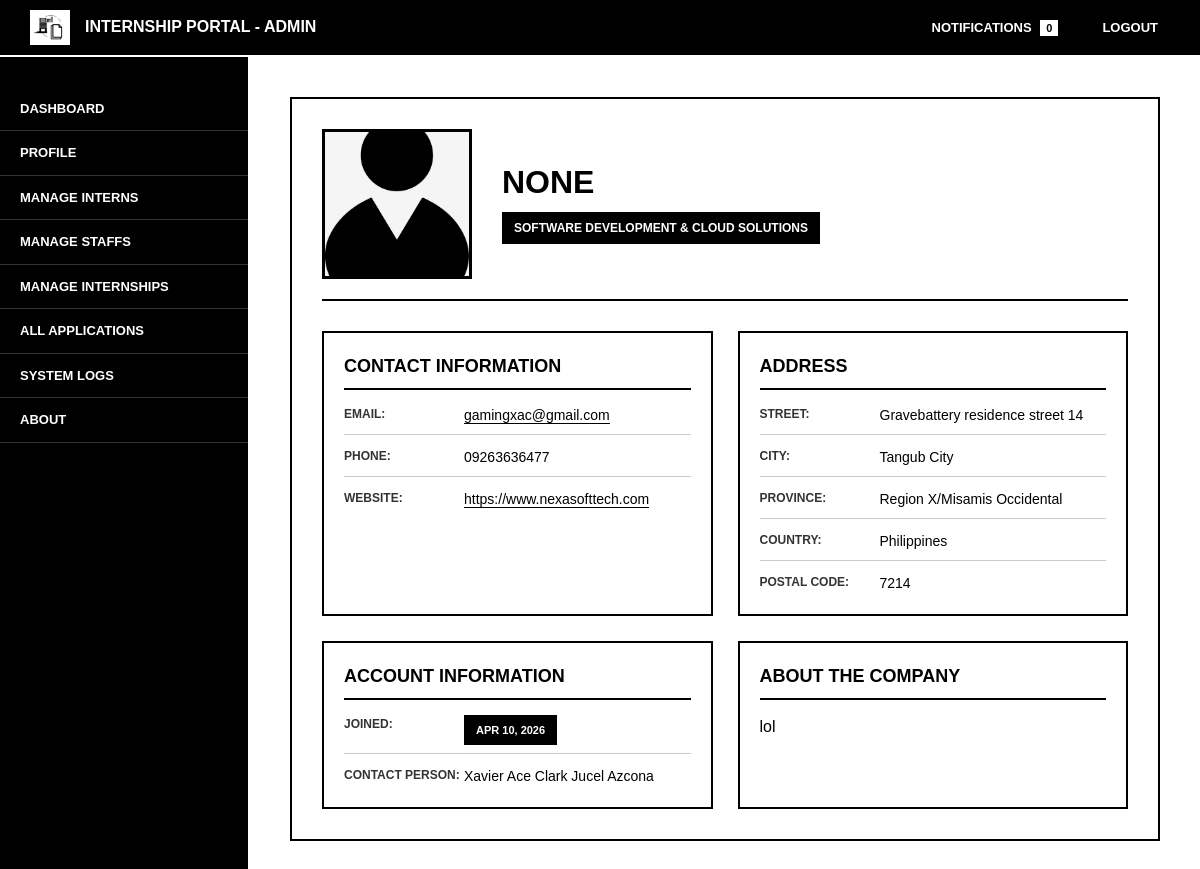
Screenshot of /admin/view_company.php?id=16 (signed in) with the database file from the repository.
### tables this page shows
CREATE TABLE `companies` (
  `company_id` int(11) NOT NULL,
  `company_name` varchar(255) NOT NULL,
  `contact_phone` varchar(50) DEFAULT NULL,
  `industry` varchar(100) DEFAULT NULL,
  `contact_person` varchar(100) DEFAULT NULL,
  `website` varchar(150) DEFAULT NULL,
  `description` text DEFAULT NULL,
  `profile_image` varchar(255) DEFAULT 'default.png',
  `contact_email` varchar(255) DEFAULT NULL,
  `created_at` timestamp NOT NULL DEFAULT current_timestamp(),
  `updated_at` timestamp NOT NULL DEFAULT current_timestamp() ON UPDATE current_timestamp()
);

CREATE TABLE `users` (
  `user_id` int(11) NOT NULL,
  `email` varchar(255) NOT NULL,
  `password_hash` varchar(255) DEFAULT NULL,
  `user_type` enum('admin','staff','intern','superadmin') NOT NULL,
  `verified` tinyint(1) DEFAULT 0,
  `created_at` timestamp NOT NULL DEFAULT current_timestamp(),
  `updated_at` timestamp NOT NULL DEFAULT current_timestamp() ON UPDATE current_timestamp(),
  `first_login` tinyint(1) DEFAULT 1,
  `reset_token` varchar(255) DEFAULT NULL,
  `token_expiry` datetime DEFAULT NULL,
  `status` enum('active','banned','suspended') DEFAULT 'active'
);

CREATE TABLE `addresses` (
  `address_id` int(11) NOT NULL,
  `entity_id` int(11) NOT NULL,
  `entity_type` enum('intern','company') NOT NULL,
  `address_type` enum('primary','mailing','billing') NOT NULL DEFAULT 'primary',
  `address_line` text DEFAULT NULL,
  `city` varchar(100) DEFAULT NULL,
  `province` varchar(100) DEFAULT NULL,
  `postal_code` varchar(20) DEFAULT NULL,
  `country` varchar(50) NOT NULL DEFAULT 'Philippines',
  `is_primary` tinyint(1) NOT NULL DEFAULT 1,
  `created_at` timestamp NOT NULL DEFAULT current_timestamp(),
  `updated_at` timestamp NOT NULL DEFAULT current_timestamp() ON UPDATE current_timestamp()
);

CREATE TABLE `staffs` (
  `staff_id` int(11) NOT NULL,
  `user_id` int(11) NOT NULL,
  `company_id` int(11) NOT NULL,
  `first_name` varchar(100) NOT NULL,
  `last_name` varchar(100) NOT NULL,
  `email` varchar(150) DEFAULT NULL,
  `contact_no` varchar(50) DEFAULT NULL,
  `position` varchar(100) DEFAULT NULL,
  `profile_image` varchar(255) DEFAULT 'default.png',
  `created_at` timestamp NOT NULL DEFAULT current_timestamp()
);

### admin/view_company.php (the view, shortened to what this page needs)
<?php
require_once '../includes/functions.php';
$stmt = $pdo->prepare("SELECT COUNT(*) FROM notifications WHERE user_id = ? AND is_read = 0");
$stmt->execute([$_SESSION['user_id']]);
$unread = $stmt->fetchColumn();
$id = $_GET['id'] ?? 0;
$stmt = $pdo->prepare("
    SELECT c.*, u.email, u.created_at, s.first_name, s.last_name,
           addr.address_line AS address, addr.city, addr.province, addr.postal_code, addr.country
    FROM companies c
    LEFT JOIN staffs s ON c.company_id = s.company_id
    LEFT JOIN users u ON s.user_id = u.user_id
    LEFT JOIN addresses addr
        ON addr.entity_id = c.company_id
        AND addr.entity_type = 'company'
        AND addr.is_primary = 1
    WHERE c.company_id = ?
    ORDER BY s.staff_id ASC
    LIMIT 1
");
$stmt->execute([$id]);
$company = $stmt->fetch();
$profile = !empty($company['profile_image'])
    ? "../assets/img/profile/" . $company['profile_image']
    : "../assets/img/profile/default.png";
?>
<!DOCTYPE html>
<html>
<head>
    <link rel="stylesheet" href="../assets/css/admin_company.css">
    <link rel="stylesheet" href="../assets/css/admincompany_view.css">
    <link rel="stylesheet" href="../assets/css/responsive.css">
</head>
<body>
<div class="topnav">
    <div class="logo-section">
        <img src="../assets/img/logo.png" alt="Logo">
        <h4>Internship Portal - Admin</h4>
    </div>
    <div class="topnav-right">
        <a href="notifications.php">
            Notifications <span class="badge"><?= $unread ?></span>
        </a>
        <a href="../logout.php">Logout</a>
    </div>
</div>
<div class="wrapper">
    <div class="sidebar">
        <a href="index.php">Dashboard</a>
            <a href="profile.php">Profile</a>
            <a href="manage_interns.php">Manage Interns</a>
            <a href="manage_staffs.php">Manage Staffs</a>
            <a href="manage_internships.php">Manage Internships</a>
            <a href="applications.php">All Applications</a>
            <a href="system_logs.php">System Logs</a>
            <a href="about.php">About</a>
    </div>
    <div class="main-content">
        <div class="profile-container">
            <div class="profile-header">
                <div class="profile-image-section">
                    <img src="<?= $profile ?>" alt="Company Logo" class="profile-image">
                </div>
                <div class="company-title-section">
                    <h1 class="company-name-large"><?= htmlspecialchars($company['company_name']) ?></h1>
                    <div class="company-meta">
                        <?php if (!empty($company['industry'])): ?>
                        <span class="meta-item"><?= htmlspecialchars($company['industry']) ?></span>
                        <?php endif; ?>
                    </div>
                </div>
            </div>
            <div class="profile-grid">
                <div class="profile-section">
                    <h3>Contact Information</h3>
                    <div class="detail-row">
                        <span class="detail-label">Email:</span>
                        <span class="detail-value">
                            <a href="mailto:<?= htmlspecialchars($company['email']) ?>" class="website-link">
                                <?= htmlspecialchars($company['email']) ?>
                            </a>
                        </span>
                    </div>
                    <div class="detail-row">
                        <span class="detail-label">Phone:</span>
                        <span class="detail-value"><?= htmlspecialchars($company['contact_phone'] ?? 'Not provided') ?></span>
                    </div>
                    <div class="detail-row">
                        <span class="detail-label">Website:</span>
                        <span class="detail-value">
                            <?php if (!empty($company['website'])): ?>
                            <a href="<?= htmlspecialchars($company['website']) ?>" target="_blank" class="website-link">
                                <?= htmlspecialchars($company['website']) ?>
                            </a>
                            <?php else: ?>
                            Not provided
                            <?php endif; ?>
                        </span>
                    </div>
                </div>
                <div class="profile-section">
                    <h3>Address</h3>
                    <div class="detail-row">
                        <span class="detail-label">Street:</span>
                        <span class="detail-value"><?= htmlspecialchars($company['address'] ?? 'Not provided') ?></span>
                    </div>
                    <div class="detail-row">
                        <span class="detail-label">City:</span>
                        <span class="detail-value"><?= htmlspecialchars($company['city'] ?? 'Not provided') ?></span>
                    </div>
                    <div class="detail-row">
                        <span class="detail-label">Province:</span>
                        <span class="detail-value"><?= htmlspecialchars($company['province'] ?? 'Not provided') ?></span>
                    </div>
                    <div class="detail-row">
                        <span class="detail-label">Country:</span>
                        <span class="detail-value"><?= htmlspecialchars($company['country'] ?? 'Not provided') ?></span>
                    </div>
                    <?php if (!empty($company['postal_code'])): ?>
                    <div class="detail-row">
                        <span class="detail-label">Postal Code:</span>
                        <span class="detail-value"><?= htmlspecialchars($company['postal_code']) ?></span>
                    </div>
                    <?php endif; ?>
                </div>
                <div class="profile-section">
                    <h3>Account Information</h3>
                    <div class="detail-row">
                        <span class="detail-label">Joined:</span>
                        <span class="detail-value">
                            <span class="joined-badge"><?= date('M d, Y', strtotime($company['created_at'])) ?></span>
                        </span>
                    </div>
                    <div class="detail-row">
                        <span class="detail-label">Contact Person:</span>
                        <span class="detail-value"><?= htmlspecialchars(trim(($company['first_name'] ?? '') . ' ' . ($company['last_name'] ?? '')) ?: ($company['contact_person'] ?? 'Not specified')) ?></span>
                    </div>
                </div>
                <?php if (!empty($company['description'])): ?>
                <div class="profile-section">
                    <h3>About the Company</h3>
                    <div class="description-box">
                        <?= nl2br(htmlspecialchars($company['description'])) ?>
                    </div>
                </div>
                <?php endif; ?>
            </div>
        </div>
    </div>
</div>
</body>
</html>

### assets/css/admin_company.css (style rules this page uses)
* { margin: 0; padding: 0; box-sizing: border-box; }
body { font-family: Arial, Helvetica, sans-serif; background-color: #ffffff; color: #000000; line-height: 1.5; min-height: 100vh; }
.topnav { background-color: #000000; color: #ffffff; padding: 10px 30px; display: flex; justify-content: space-between; align-items: center; border-bottom: 2px solid #ffffff; }
.logo-section { display: flex; align-items: center; gap: 15px; }
.logo-section img { max-width: 40px; height: auto; border: 2px solid #ffffff; }
.logo-section h4 { font-size: 16px; font-weight: bold; text-transform: uppercase; color: #ffffff; }
.topnav-right { display: flex; gap: 20px; }
.topnav-right a { color: #ffffff; text-decoration: none; font-size: 13px; font-weight: bold; text-transform: uppercase; padding: 5px 10px; border: 2px solid transparent; transition: all 0.3s ease; }
.badge { background-color: #ffffff; color: #000000; padding: 2px 6px; font-size: 11px; font-weight: bold; margin-left: 5px; }
.wrapper { display: flex; min-height: calc(100vh - 60px); }
.sidebar { width: 250px; background-color: #000000; color: #ffffff; padding: 30px 0; border-right: 2px solid #ffffff; flex-shrink: 0; }
.sidebar a { display: block; color: #ffffff; text-decoration: none; padding: 12px 20px; border-bottom: 1px solid #333333; text-transform: uppercase; font-size: 13px; font-weight: bold; transition: all 0.3s ease; }
.main-content { flex: 1; padding: 40px; background-color: #ffffff; overflow-y: auto; max-height: calc(100vh - 60px); }

### assets/css/responsive.css (style rules this page uses)
html { -webkit-text-size-adjust: 100%; }
body { width: 100%; max-width: 100%; overflow-x: hidden; }
img, video, canvas, iframe, embed, object { display: block; max-width: 100%; height: auto; }
.wrapper, .content, .main-content, .container, .row, .col, .col-md-6, .details-grid, .cards, .stats-cards, .search-section, .page-header, .action-buttons, .action-buttons-large, .summary-body, .summary-header, .status-actions, .form-group, .profile-grid, .table-container, .table-section, .details-card, .form-container { min-width: 0; }
.content, .main-content, .container, .details-card, .form-container, .profile-image-container, .summary-card, .table-container, .table-section, .description-box, .modal-content, .modal-body { max-width: 100%; }
.table-container, .table-section, .description-box, .content, .main-content, .container { overflow-wrap: break-word; }

### rows the page displays
companies: profile_image (placeholder picture), company_name "NONE", industry "SOFTWARE DEVELOPMENT & CLOUD SOLUTIONS", users.email "gamingxac@gmail.com", contact_phone "09263636477", website "https://www.nexasofttech.com", addresses.address_line "Gravebattery residence street 14", addresses.city "Tangub City", addresses.province "Region X/Misamis Occidental", addresses.country "Philippines", addresses.postal_code "7214", users.created_at "APR 10, 2026", staffs.first_name+last_name "Xavier Ace Clark Jucel Azcona", description "lol"

### other values shown
$unread "0"
